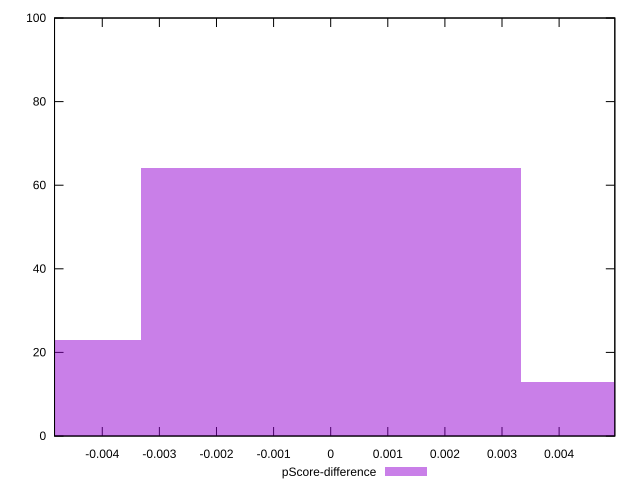

Write gnuplot code to recreate this figure.
reset

$pScoreDifference <<EOF
0 64
0.0066552091026506974 13
-0.0066552091026506974 23
EOF

set key outside below
set boxwidth 0.0066552091026506974
set xrange [-0.004836022157894471:0.004975586259851061]
set yrange [0:100]
set trange [0:100]
set style fill transparent solid 0.5 noborder
set terminal svg size 640, 490 enhanced background rgb 'white'
set output "report_00019_2021-02-10T18-14-37.922Z//largest-contentful-paint/samples/pages+cached+noadtech+nomedia/pScore-difference/histogram.svg"

plot $pScoreDifference title "pScore-difference" with boxes

reset
